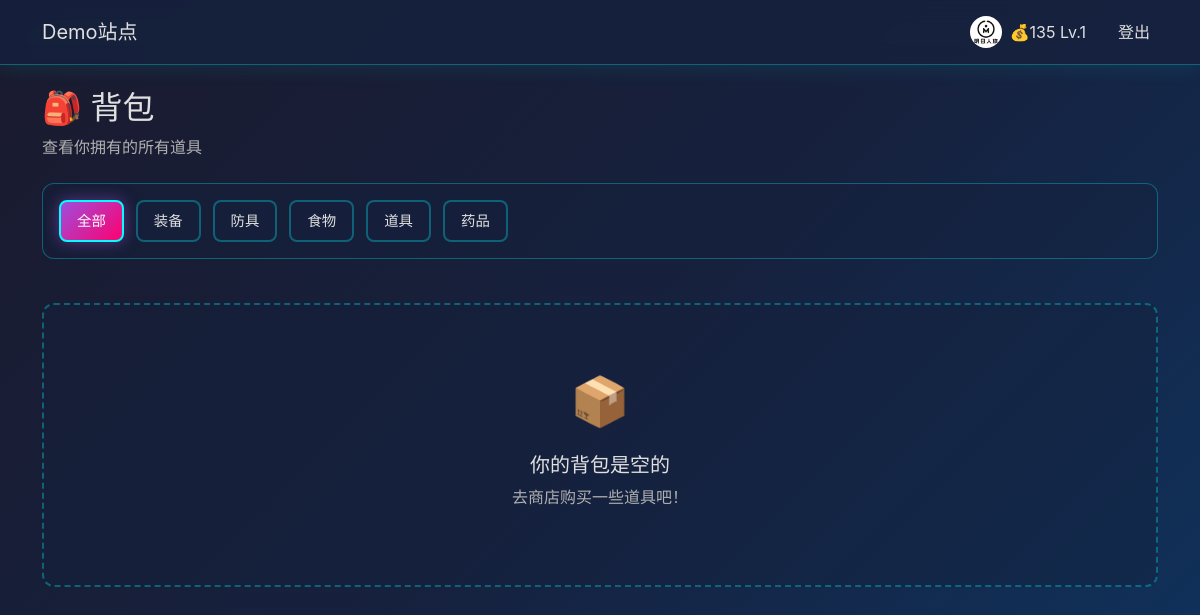
The app's page /backpack/ (signed in), older data.
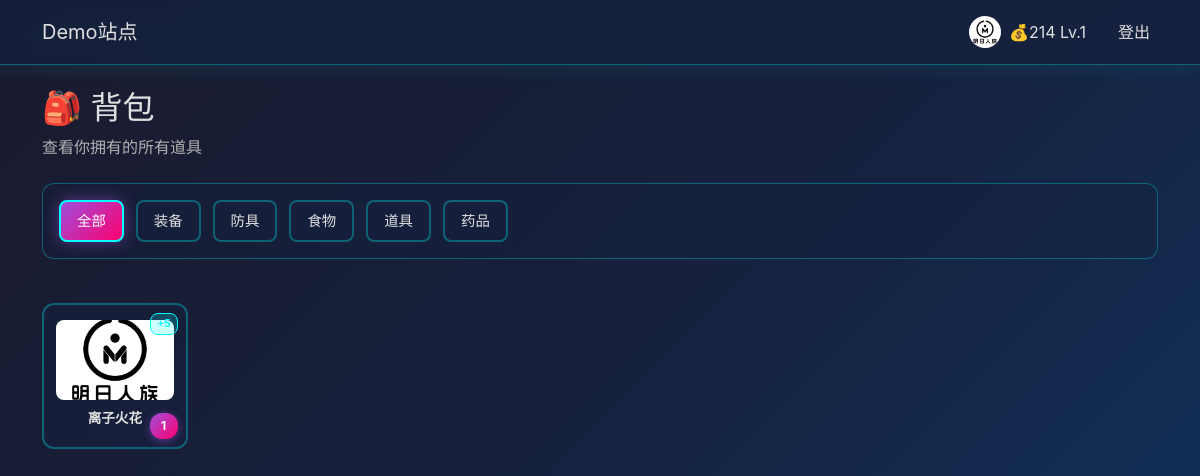
The same page, newer data.
### web/models.py (models this page shows, shortened)
class UserProfile(models.Model):
    user = models.OneToOneField(User, on_delete=models.CASCADE, related_name="profile")
    avatar = models.ImageField(upload_to="avatars/", blank=True, null=True, verbose_name="头像")
    nickname = models.CharField(max_length=50, blank=True, verbose_name="昵称")
    coins = models.IntegerField(default=100, verbose_name="游戏币")
    level = models.IntegerField(default=1, verbose_name="等级")
    experience = models.IntegerField(default=0, verbose_name="经验值")
    last_checkin = models.DateField(null=True, blank=True, verbose_name="上次签到日期")
    bio = models.TextField(blank=True, verbose_name="个性签名")
    class Meta:
        verbose_name = "用户档案"
        verbose_name_plural = "用户档案"

class UserInventory(models.Model):
    user = models.ForeignKey(
        User,
        on_delete=models.CASCADE,
        related_name="inventory_items",
        verbose_name="用户"
    )
    item = models.ForeignKey(
        GameItem,
        on_delete=models.CASCADE,
        related_name="inventory_records",
        verbose_name="道具"
    )
    quantity = models.IntegerField(default=0, verbose_name="数量")
    class Meta:
        verbose_name = "用户背包"
        verbose_name_plural = "用户背包"
        unique_together = [["user", "item"]]
        ordering = ["-quantity", "item__name"]

class GameItem(models.Model):
    CATEGORY_CHOICES = [
        ("equipment", "装备"),
        ("armor", "防具"),
        ("food", "食物"),
        ("item", "道具"),
        ("medicine", "药品"),
    ]
    name = models.CharField(max_length=100, verbose_name="道具名称")
    description = models.TextField(verbose_name="描述")
    price = models.IntegerField(verbose_name="价格")
    image = models.ImageField(upload_to="items/", blank=True, null=True, verbose_name="道具图片")
    effect_value = models.IntegerField(default=0, verbose_name="效果数值")
    category = models.CharField(
        max_length=20,
        choices=CATEGORY_CHOICES,
        default="item",
        verbose_name="分类"
    )
    class Meta:
        verbose_name = "游戏道具"
        verbose_name_plural = "游戏道具"
        ordering = ["category", "price"]

### web/views.py (the view)
# urls.py: path("backpack/", views.inventory_view, name="inventory"),
@login_required
def inventory_view(request):
    category = request.GET.get("category", "")
    inventory_items = UserInventory.objects.filter(
        user=request.user,
        quantity__gt=0
    ).select_related("item")
    if category:
        inventory_items = inventory_items.filter(item__category=category)
    categories = GameItem.CATEGORY_CHOICES
    context = {
        "inventory_items": inventory_items,
        "categories": categories,
        "current_category": category,
    }
    return render(request, "web/inventory.html", context)

### web/templates/web/inventory.html (shortened to what this page needs)
{% extends "web/base.html" %}
{% load static %}
{% block content %}
  <div class="mb-4">
    <h2>🎒 背包</h2>
    <p class="text-muted">查看你拥有的所有道具</p>
  </div>
  <div class="category-filter">
    <a
      href="{% url 'web:inventory' %}"
      class="category-btn {% if not current_category %}active{% endif %}"
    >
      全部
    </a>
    {% for value, label in categories %}
      <a
        href="{% url 'web:inventory' %}?category={{ value }}"
        class="category-btn {% if current_category == value %}active{% endif %}"
      >
        {{ label }}
      </a>
    {% endfor %}
  </div>
  <div class="inventory-grid">
    {% for inventory_item in inventory_items %}
      <div class="inventory-slot">
        {% if inventory_item.item.image %}
          <img
            src="{{ inventory_item.item.image.url }}"
            alt="{{ inventory_item.item.name }}"
            class="inventory-slot-image"
          >
        {% else %}
          <div class="inventory-slot-placeholder">
            <span class="text-muted" style="font-size: 0.7rem;">无图片</span>
          </div>
        {% endif %}
        <div class="inventory-slot-name" title="{{ inventory_item.item.name }}">
          {{ inventory_item.item.name }}
        </div>
        <span class="inventory-slot-quantity">{{ inventory_item.quantity }}</span>
        {% if inventory_item.item.effect_value > 0 %}
          <span class="inventory-slot-effect">+{{ inventory_item.item.effect_value }}</span>
        {% endif %}
      </div>
    {% empty %}
      <div class="empty-inventory">
        <div style="font-size: 3rem; margin-bottom: 16px;">📦</div>
        <h5>你的背包是空的</h5>
        <p class="text-muted">去商店购买一些道具吧！</p>
      </div>
    {% endfor %}
  </div>
{% endblock %}

### web/templates/web/base.html (shortened to what this page needs)
<!doctype html>
<html lang="zh-CN">
  <head>
    <link
      href="https://cdn.jsdelivr.net/npm/bootstrap@5.3.3/dist/css/bootstrap.min.css"
      rel="stylesheet"
    >
  </head>
  <body>
    <nav class="navbar navbar-expand-lg navbar-dark mb-4">
      <div class="container">
        <a class="navbar-brand" href="{% url 'web:index' %}">Demo站点</a>
        <div class="collapse navbar-collapse">
          <ul class="navbar-nav ms-auto align-items-center">
            {% if user.is_authenticated %}
              <li class="nav-item me-3">
                <span class="nav-link d-flex align-items-center" style="cursor: default;">
                  {% with profile=user.profile %}
                    {% if profile.avatar %}
                      <img
                        src="{{ profile.avatar.url }}"
                        alt="头像"
                        class="rounded-circle me-2"
                        style="width: 32px; height: 32px; object-fit: cover;"
                      >
                    {% endif %}
                    <span>
                      💰{{ profile.coins }} Lv.{{ profile.level }}
                    </span>
                  {% endwith %}
                </span>
              </li>
              <li class="nav-item">
                <a class="nav-link" href="{% url 'web:logout' %}">登出</a>
              </li>
            {% endif %}
          </ul>
        </div>
      </div>
    </nav>
    <main class="container">
      {% block content %}{% endblock %}
    </main>
  </body>
</html>

### web/templates/web/base.html (style rules this page uses)
:root { --bg-primary: #1a1a2e; --bg-secondary: #16213e; --bg-card: #16213e; --text-primary: #e0e0e0; --text-secondary: #b0b0b0; --neon-cyan: #00ffff; --neon-purple: #9d4edd; --neon-pink: #ff006e; --border-glow: rgba(0, 255, 255, 0.3); }
body { background: linear-gradient(135deg, #1a1a2e 0%, #16213e 50%, #0f3460 100%); background-attachment: fixed; color: var(--text-primary); min-height: 100vh; font-family: -apple-system, BlinkMacSystemFont, 'Segoe UI', 'Microsoft YaHei', sans-serif; }
.navbar { background: rgba(22, 33, 62, 0.85) !important; backdrop-filter: blur(10px); border-bottom: 1px solid var(--border-glow); box-shadow: 0 2px 20px rgba(0, 255, 255, 0.1); }
.navbar-brand, .nav-link { color: var(--text-primary) !important; transition: all 0.3s ease; }
h1, h2, h3, h4, h5, h6 { color: var(--text-primary); }
p, span, div, a { color: var(--text-primary); }
.text-muted { color: var(--text-secondary) !important; }
.container { background: transparent; }

### web/templates/web/inventory.html (style rules this page uses)
.inventory-grid { display: grid; grid-template-columns: repeat(auto-fill, minmax(140px, 1fr)); gap: 16px; padding: 20px 0; }
.inventory-slot { position: relative; aspect-ratio: 1; background: rgba(22, 33, 62, 0.6); border: 2px solid rgba(0, 255, 255, 0.3); border-radius: 12px; padding: 12px; display: flex; flex-direction: column; align-items: center; justify-content: center; transition: all 0.3s ease; cursor: pointer; overflow: hidden; }
.inventory-slot-image { width: 100%; height: 80px; object-fit: cover; border-radius: 8px; margin-bottom: 8px; }
.inventory-slot-name { font-size: 0.85rem; font-weight: 600; color: var(--text-primary); text-align: center; margin-bottom: 4px; overflow: hidden; text-overflow: ellipsis; white-space: nowrap; width: 100%; }
.inventory-slot-quantity { position: absolute; bottom: 8px; right: 8px; background: linear-gradient(135deg, var(--neon-purple), var(--neon-pink)); color: white; padding: 4px 8px; border-radius: 12px; font-size: 0.75rem; font-weight: bold; min-width: 28px; text-align: center; box-shadow: 0 2px 8px rgba(157, 78, 221, 0.5); }
.inventory-slot-effect { position: absolute; top: 8px; right: 8px; background: rgba(0, 255, 255, 0.2); border: 1px solid var(--neon-cyan); color: var(--neon-cyan); padding: 2px 6px; border-radius: 8px; font-size: 0.65rem; font-weight: 600; }
.category-filter { display: flex; gap: 12px; flex-wrap: wrap; margin-bottom: 24px; padding: 16px; background: rgba(22, 33, 62, 0.4); border-radius: 12px; border: 1px solid var(--border-glow); }
.category-btn { padding: 8px 16px; border: 2px solid rgba(0, 255, 255, 0.3); background: rgba(22, 33, 62, 0.6); color: var(--text-primary); border-radius: 8px; text-decoration: none; transition: all 0.3s ease; font-size: 0.9rem; font-weight: 500; }
.category-btn.active { border-color: var(--neon-cyan); background: linear-gradient(135deg, var(--neon-purple), var(--neon-pink)); color: white; box-shadow: 0 0 15px rgba(157, 78, 221, 0.5); }

Row changes from the older to the newer data that the page shows:
changed UserProfile: coins "135" → "214"
added UserInventory: item.image (picture), item.name "离子火花", quantity "1", item.effect_value "5"
Text that changed along with them:
text no longer shown: "📦 你的背包是空的 去商店购买一些道具吧！"
